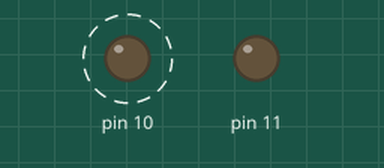
This program was run on a simulated Arduino Uno, built with avr-gcc and run on an emulated ATmega328P. Shown: output pins drawn as LEDs (lit = HIGH). Dashed ring = blinking.

Above: at 0.2 s.
At 2.2 s:
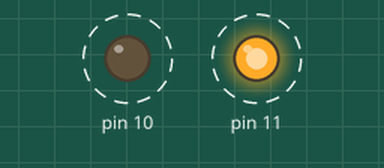
Timing chart, 0 to 3.0 s (numbered marks = the images above):
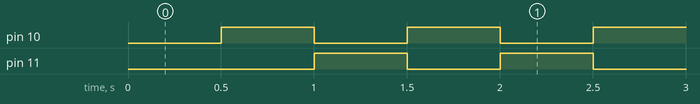

Measured:
- by itself, pin 10, pin 11: alternates HIGH for 0.50 s and LOW for 0.50 s

The program:

main.cpp
```cpp
#include <Arduino.h>
#include <Time.h>
#include <LedManager.h>

LedManager ledManager = LedManager();

void setup()
{
  // No need to perform any setup
}

void loop()
{
  // Update our LED manager once per loop
  ledManager.update();
}
```

LedData.cpp
```cpp
#include <Arduino.h>
#include <LedData.h>

LedData::LedData(int pin, bool high, int offset, int interval)
{
    pinNumber = pin;
    isHigh = high;
    timer += offset;
    blinkInterval = interval;

    pinMode(pinNumber, OUTPUT);
}

void LedData::update(int deltaMillis)
{
    timer += deltaMillis;

    if (timer >= blinkInterval)
    {
        digitalWrite(pinNumber, (isHigh ? LOW : HIGH));
        isHigh = !isHigh;
        timer = 0;
    }
};
```

LedData.h
```cpp
#ifndef LED_DATA_H
#define LED_DATA_H

// A class that contains data about a particular LED that we wish to control
class LedData
{
public:
    LedData(int pin, bool high, int offset, int interval);
    void update(int deltaMillis);

private:
    // The (digital) pin we assign our output to for the LED
    int pinNumber = 0;

    // Whether the pin should start high or low
    bool isHigh = false;

    // The number of milliseconds we are currently at. When we reach our blink interval,
    // we will set the pin to HIGH
    int timer = 0;

    // The number of milliseconds between blinks
    int blinkInterval = 0;
};

#endif // LED_DATA_H
```

LedManager.cpp
```cpp
#include "LedManager.h"
#include "LedData.h"
#include "Time.h"

// Define our time manager, a class which calculates time for us
Time time = Time();

void LedManager::update()
{
    // Update our time manager once per loop
    time.update();

    // Calculate the time in milliseconds since the previous loop
    int deltaMillis = time.deltaMillis;

    // Update our LED Data classes
    redLedData.update(deltaMillis);
    yellowLedData.update(deltaMillis);
}
```

LedManager.h
```cpp
#ifndef LED_MANAGER_H
#define LED_MANAGER_H

#include "LedData.h"
#include "Time.h"

class LedManager
{
public:
    void update();

private:
    // Define the LED data (pin number, isHigh, timer, blink interval milliseconds)
    LedData redLedData = LedData{11, false, -500, 500};
    LedData yellowLedData = LedData{10, false, 0, 500};
};

#endif // LED_MANAGER_H
```

Time.cpp
```cpp
#include <Time.h>
#include <Arduino.h>

void Time::update()
{
    // Calculate (and set) the time in milliseconds since the last frame
    lastMillis = currentMillis;
    currentMillis = millis();
    deltaMillis = currentMillis - lastMillis;
}
```

Time.h
```cpp
#ifndef TIME_H
#define TIME_H
class Time
{
public:
    int deltaMillis = 0;
    void update();

private:
    int lastMillis = 0;
    int currentMillis = 0;
};

#endif // TIME_H
```
